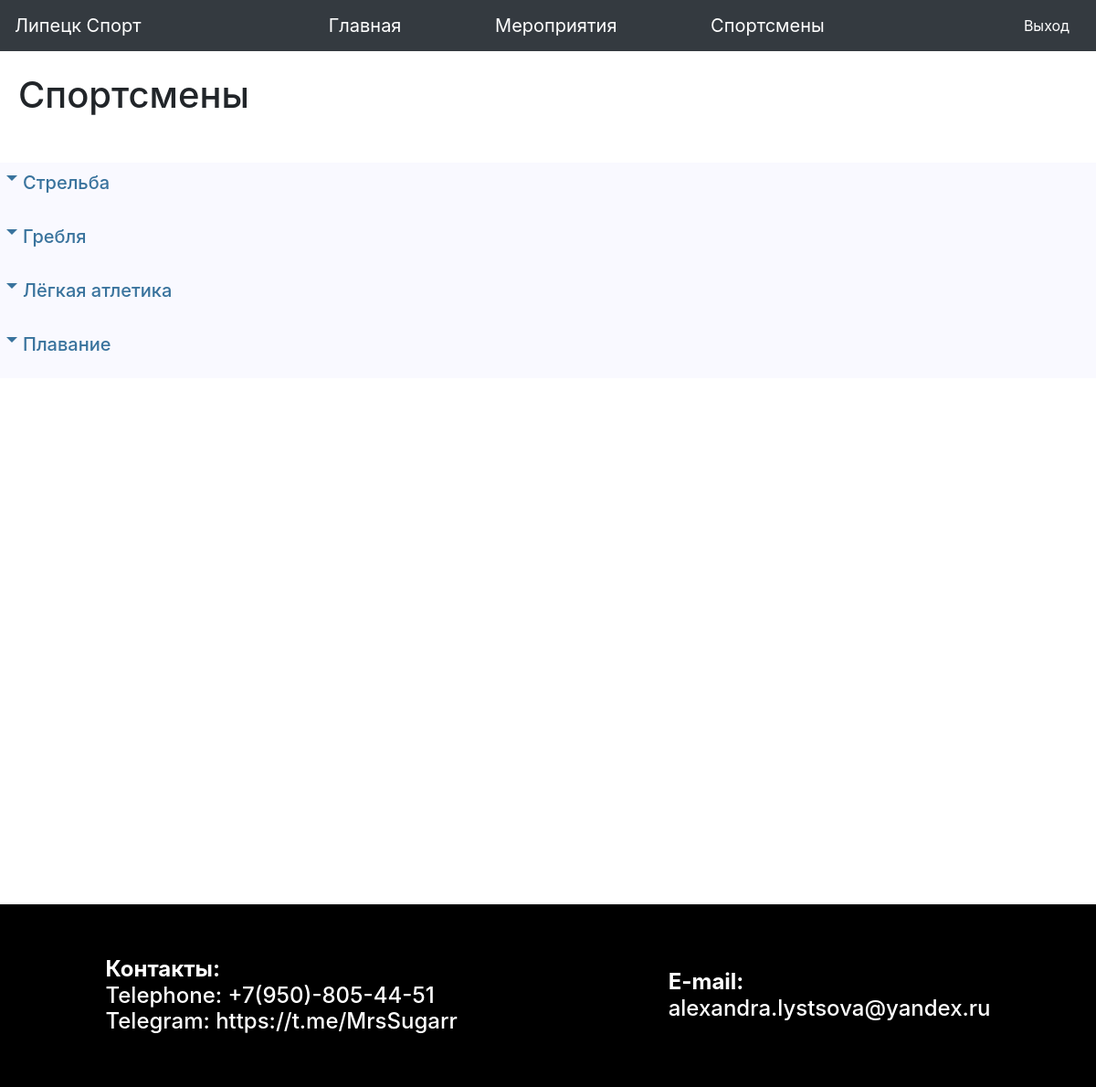
/athletes (signed in), run on the app's committed database.
### data/sport.py (models this page shows)
class Sport(SqlAlchemyBase, UserMixin, SerializerMixin):
    __tablename__ = 'sports'
    id = sqlalchemy.Column(sqlalchemy.Integer,
                           primary_key=True, autoincrement=True)
    sport = sqlalchemy.Column(sqlalchemy.String, nullable=True)
    im1 = sqlalchemy.Column(sqlalchemy.String, nullable=True)
    im2 = sqlalchemy.Column(sqlalchemy.String, nullable=True)

### main.py (the view)
@app.route('/athletes', methods=['GET', 'POST'])
def athlets():
    db_sess = create_session()
    sports = db_sess.query(Sport).all()
    athlets_dict = {}
    i = 1
    for t in sports:
        athletes = db_sess.query(Athletes).filter(Athletes.sport_id == t.id).all()
        if athletes:
            athlets_dict[(i, t.sport)] = [at for at in athletes]
            i += 1
    print([a for a in athlets_dict.keys()])
    return render_template('athletes.html', title='', athletes_keys=[a for a in athlets_dict.keys()],
                           athletes=athlets_dict)

### data/db_session.py (called while the page is built)
def create_session() -> Session:
    global __factory
    return __factory

### main.py (called while the page is built)
@login_manager.user_loader
def load_user(user_id):
    db_sess = create_session()
    return db_sess.query(User).get(user_id)

### templates/athletes.html (shortened to what this page needs)
{% extends "base.html" %}
{% block content %}<br>
<h1 style=" margin-bottom: 50px; margin-left: 20px;">Спортсмены</h1>
{% for athlet in athletes_keys %}
<div class="info">
    <label for="info__body_{{athlet[0]}}" class="info__headline"><h5>{{athlet[1]}}</h5></label>
</div>
{% endfor %}
{% endblock %}

### templates/athletes.html (style rules this page uses)
.info { background-color: #f9f9ff; padding: 10px 25px; }
.info__headline::before { content: ""; position: absolute; left: -18px; top: 4px; border: 6px solid #39739d; border-bottom-color: transparent; border-right-color: transparent; border-left-color: transparent; }
.info__headline { display: block; position: relative; margin-bottom: 15px; user-select: none; color: #39739d; font-weight: normal; cursor: pointer; }

### data on the page
Sport: sport "Стрельба"
Sport: sport "Гребля"
Sport: sport "Лёгкая атлетика"
Sport: sport "Плавание"
